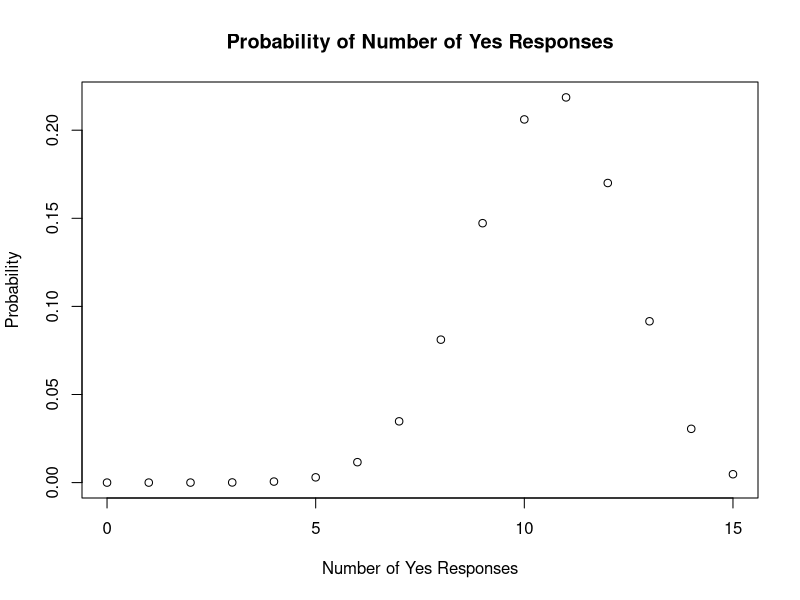
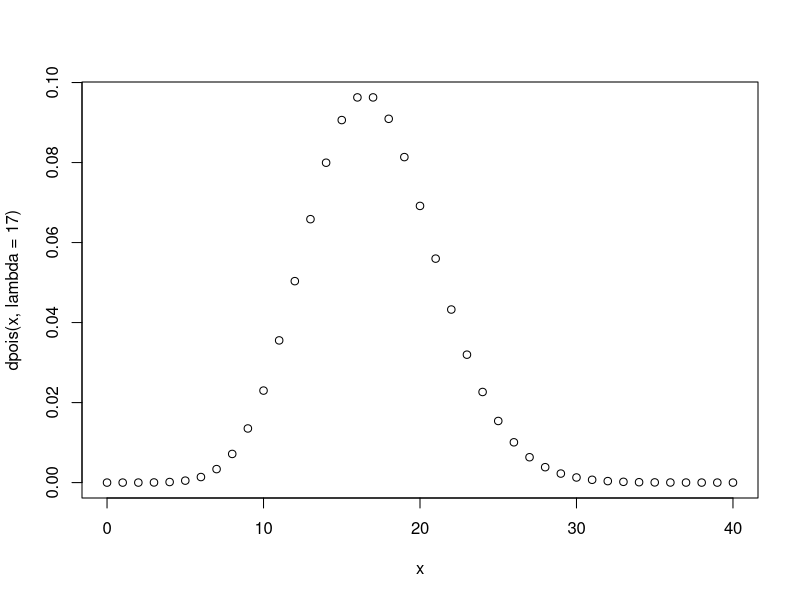
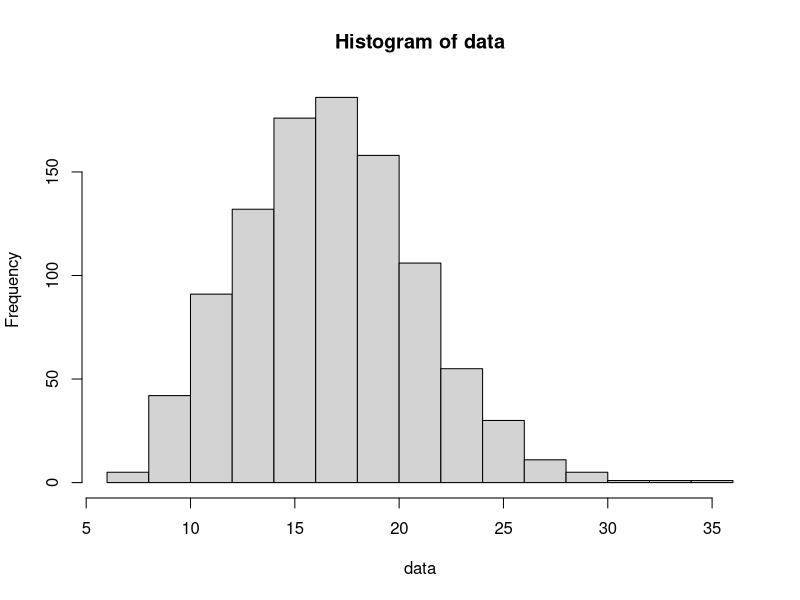
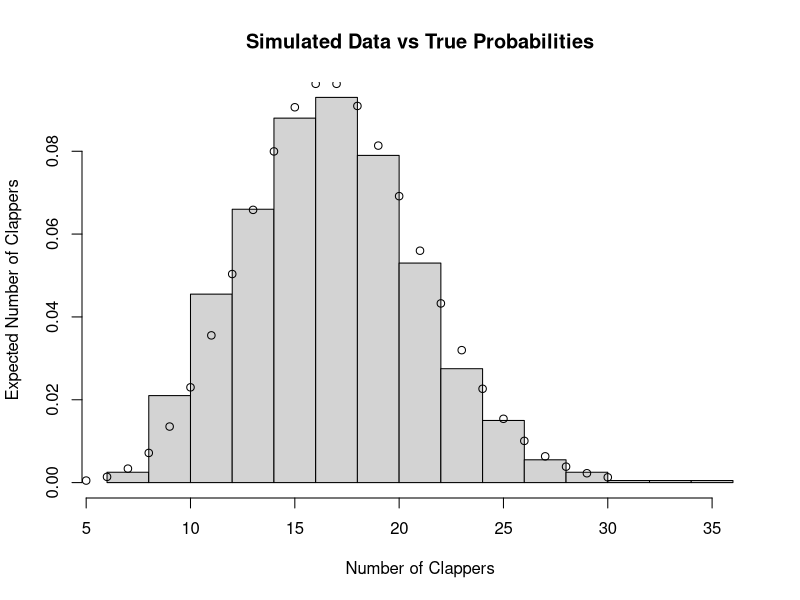

The R source for these figures, in order:
#We have n = 300 participants, and a probability of success p = 0.7. Therefore, our expected number of “yes” responses out of this group is:
n = 300
p = 0.7
n*p

#What is the variance of this random variable?
n*p*(1-p)

#Now let’s return our attention to the active focus group. Let’s suppose your group consists of 15 people. Then you will have as few as zero yes responses and as many as 15. Let’s plot the probability of each of the 16 possibilities.

x <- 0:15
plot(x, dbinom(x, size = 15, prob = 0.7),
     main = "Probability of Number of Yes Responses",
     xlab = "Number of Yes Responses",
     ylab = "Probability")
1


#simulate 1000 more focus groups
data <- rbinom(1000, size = 15, prob = 0.7)
mean(data)
var(data)

#Let’s look at a similar experiment using the Poisson distribution. Every lecture, on average, 17 students clap
#at the end of my lecture (no not really, the actual number is much much much closer to zero). Pretending
#that the number is actually 17, I would like to predict the number who will clap at the end of my next lecture
#so I can know how good I will feel on the way back to my office.
#Similar to above, let’s plot the probability of the number of clappers from 0 up to 50.

x <- 0:40
plot(x,dpois(x, lambda = 17))

#simulate 1000
data <- rpois(1000, lambda = 17)
mean(data)

var(data)

#plot
x <- c(5:30)
invisible(plot(hist(data), freq = FALSE,
               main = "Simulated Data vs True Probabilities",
               xlab = "Number of Clappers",
               ylab = "Expected Number of Clappers"))

#overlay points
points(x, dpois(x, lambda = 17))


#change1


#change2